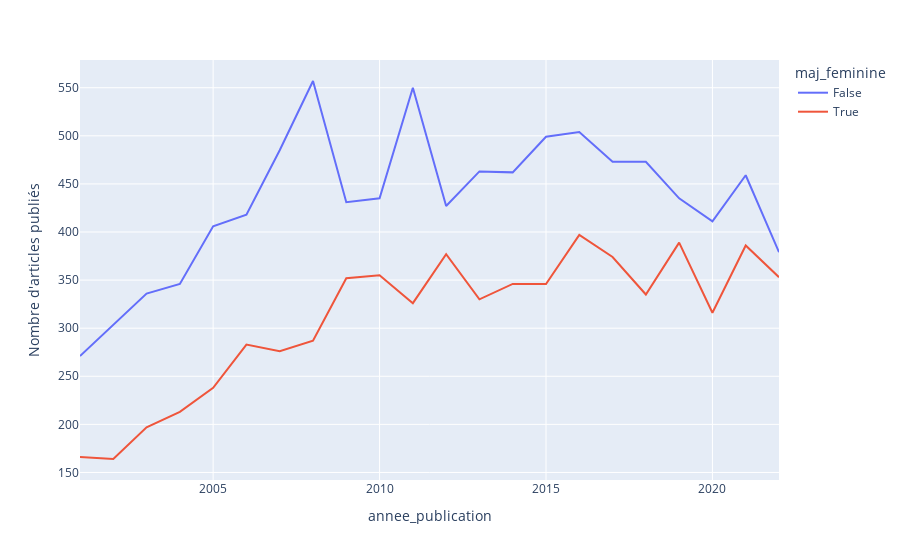

The cell this chart's notebook holds for it:
### Markdown cell above
Ensuite, nous créons plusieurs courbes en utilisant la fonction `.line()` et utilisons les mêmes paramètres que précédement à savoir : `label` et `color`. Ici encore il est possible d'ajouter un titre à notre figure, il suffit de retirer le `#` devait l'argument `title` dans l'exemple suivant (et tous ceux qui suivent) :

### Code cell
# Créé des courbes avec la fonction px.line() et ajoute quelques customisations
fig = px.line(
    evolution_genre_par_annee,
    x = "annee_publication",
    y = "size",
    # title = "Ajouter le titre de votre choix",
    labels = {"size" : "Nombre d'articles publiés"},
    color = "maj_feminine"
)

fig.show()

### Figure 1 — Plotly figure (JSON) as saved in the notebook; plotly's stock layout.template omitted (floating-point values rounded to 4 significant figures)
{"data": [{"hovertemplate": "maj_feminine=False<br>annee_publication=%{x}<br>Nombre d'articles publiés=%{y}<extra></extra>", "legendgroup": "False", "line": {"color": "#636efa", "dash": "solid"}, "marker": {"symbol": "circle"}, "mode": "lines", "name": "False", "orientation": "v", "showlegend": true, "type": "scatter", "x": [2001, 2002, 2003, 2004, 2005, 2006, 2007, 2008, 2009, 2010, 2011, 2012, 2013, 2014, 2015, 2016, 2017, 2018, 2019, 2020, 2021, 2022], "xaxis": "x", "y": [271, 303, 336, 346, 406, 418, 485, 557, 431, 435, 550, 427, 463, 462, 499, 504, 473, 473, 435, 411, 459, 379], "yaxis": "y"}, {"hovertemplate": "maj_feminine=True<br>annee_publication=%{x}<br>Nombre d'articles publiés=%{y}<extra></extra>", "legendgroup": "True", "line": {"color": "#EF553B", "dash": "solid"}, "marker": {"symbol": "circle"}, "mode": "lines", "name": "True", "orientation": "v", "showlegend": true, "type": "scatter", "x": [2001, 2002, 2003, 2004, 2005, 2006, 2007, 2008, 2009, 2010, 2011, 2012, 2013, 2014, 2015, 2016, 2017, 2018, 2019, 2020, 2021, 2022], "xaxis": "x", "y": [166, 164, 197, 213, 238, 283, 276, 287, 352, 355, 326, 377, 330, 346, 346, 397, 374, 335, 389, 316, 386, 353], "yaxis": "y"}], "layout": {"legend": {"title": {"text": "maj_feminine"}, "tracegroupgap": 0}, "margin": {"t": 60}, "xaxis": {"anchor": "y", "domain": [0, 1], "title": {"text": "annee_publication"}}, "yaxis": {"anchor": "x", "domain": [0, 1], "title": {"text": "Nombre d'articles publiés"}}}}
